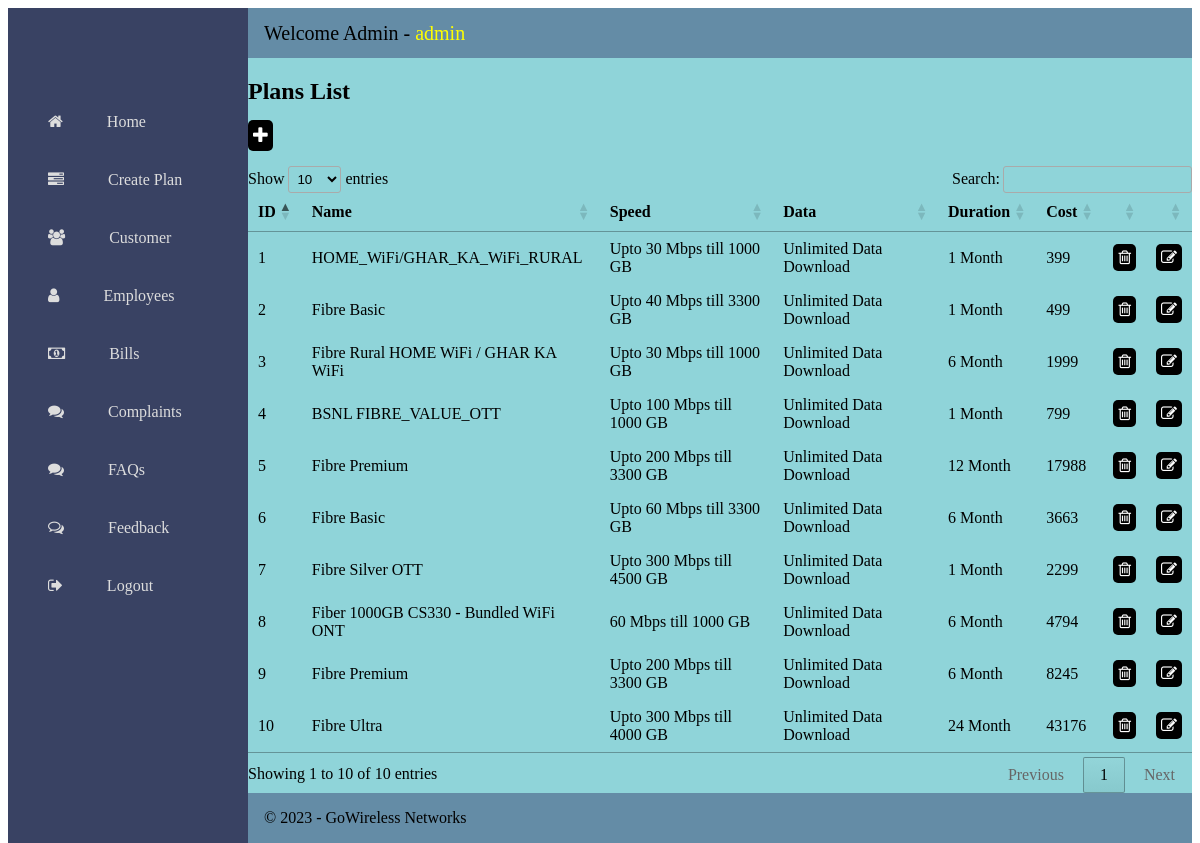
/create-plan.php (signed in), run on the app's committed database.
### tables this page shows
create table plans(
	plan_id int auto_increment primary key,
	plan_name varchar(100) not null,
	speed varchar(50) not null,
	data varchar(100) not null,
	duration varchar(50) not null,
	cost float not null
);

### create-plan.php (the view, shortened to what this page needs)
<!DOCTYPE html>
<html>
<head>
<link rel="stylesheet" href="css/admin-home.css"/>
	<link rel="stylesheet" href="https://cdn.datatables.net/1.10.22/css/jquery.dataTables.min.css" />
<link rel="stylesheet" href="https://cdnjs.cloudflare.com/ajax/libs/font-awesome/4.7.0/css/font-awesome.min.css">
</head>
<body>
	<div class="grid-container">
	  <header class="header">
	  	<div>Welcome Admin - <span style="color:yellow;"><?=$_SESSION["uname"]?></span></div>
	  </header>
	  <aside class="sidenav">
	    <ul class="sidenav__list">
	    	<li class="sidenav__list-item"><i class="fa fa-home"></i> <a href="admin-home.php">Home</a></li>
			<li class="sidenav__list-item"><i class="fa fa-tasks" aria-hidden="true"></i>
<a href="create-plan.php">Create Plan</a></li>
		    <li class="sidenav__list-item"><i class="fa fa-users" aria-hidden="true"></i>
 <a href="customer.php">Customer</a></li>
		    <li class="sidenav__list-item"><i class="fa fa-user" aria-hidden="true"></i> <a href="employee.php">Employees</a> </li>
		    <li class="sidenav__list-item"><i class="fa fa-money"></i> <a href="bill.php">Bills</a></li>
		    <li class="sidenav__list-item"><i class="fa fa-comments" aria-hidden="true"></i> <a href="complaints.php">Complaints</a></li>
		    <li class="sidenav__list-item"><i class="fa fa-comments" aria-hidden="true"></i> <a href="faqs.php">FAQs</a></li>		    <li class="sidenav__list-item"><i class="fa fa-comments-o" aria-hidden="true"></i> <a href="feedback.php">Feedback</a></li>
		    <li class="sidenav__list-item"><i class="fa fa-sign-out"></i> <a href="logout.php">Logout</a></li>
  		</ul>
	  </aside>
	  <main class="main">
<?php include "config.php"?>
<?php
	$rs = mysqli_query($con, "select * from plans order by plan_id");
?>
	  <div class="container">
	  <h2>Plans List</h2>
	  <h3><a href="add-plan.php" class="btn" title="Add Plan"><i class="fa fa-plus"></i></a></h3>
	<table id="tableID" style="width:100%" class="table table-striped sampleTable">
	<thead>
	<tr>
		<th>ID</th>
		<th>Name</th>
		<th>Speed</th>
		<th>Data</th>
		<th>Duration</th>
		<th>Cost</th>
		<th></th>
		<th></th>
	</tr>
	</thead>
	<tbody>
<?php
	while($row = mysqli_fetch_row($rs)){
?>
	<tr>
		<td><?=$row[0]?></td>
		<td><?=$row[1]?></td>
		<td><?=$row[2]?></td>
		<td><?=$row[3]?></td>
		<td><?=$row[4]?></td>
		<td><?=$row[5]?></td>
		<td><a href="delete-plan.php?pid=<?=$row[0]?>" class="btn" onclick="return confirm('Delete plan?')" title="Delete"><i class="fa fa-trash-o"></i></a></td>
		<td><a href="edit-plan.php?pid=<?=$row[0]?>" class="btn" title="Edit"><i class="fa fa-edit"></i></a></td>
	</tr>
<?php
	}
?>
	</tbody>
	</table>
</div>
	  </main>
	  <footer class="footer">
	    <div>&copy; <?=date('Y')?> - GoWireless Networks</div>
	  </footer>
	</div>
</body>
</html>

### css/admin-home.css (style rules this page uses)
.grid-container { display: grid; grid-template-columns: 240px 1fr; grid-template-rows: 50px 1fr 50px; grid-template-areas: "sidenav header" "sidenav main" "sidenav footer"; height: 100vh; }
.header { grid-area: header; background-color: #648ca6; display: flex; align-items: center; justify-content: space-between; padding: 0 16px; font-size: 20px; }
.sidenav { display: flex; flex-direction: column; grid-area: sidenav; background-color: #394263; }
.sidenav__list { padding: 0; margin-top: 85px; list-style-type: none; }
.sidenav__list-item { padding: 20px 20px 20px 40px; color: #ddd; }
.sidenav__list-item a { padding: 20px 20px 20px 40px; color: #ddd; text-decoration: none; }
.main { grid-area: main; background-color: #8fd4d9; }
.footer { grid-area: footer; background-color: #648ca6; display: flex; align-items: center; justify-content: space-between; padding: 0 16px; background-color: #648ca6; }

### create-plan.php (style rules this page uses)
.btn { text-decoration:none; padding: 5px; background: black; color: white; border-radius: 5px; }

### data on the page
plans: plan_id "1", plan_name "HOME_WiFi/GHAR_KA_WiFi_RURAL", speed "Upto 30 Mbps till 1000 GB", data "Unlimited Data Download", duration "1 Month", cost "399"
plans: plan_id "2", plan_name "Fibre Basic", speed "Upto 40 Mbps till 3300 GB", data "Unlimited Data Download", duration "1 Month", cost "499"
plans: plan_id "3", plan_name "Fibre Rural HOME WiFi / GHAR KA WiFi", speed "Upto 30 Mbps till 1000 GB", data "Unlimited Data Download", duration "6 Month", cost "1999"
plans: plan_id "4", plan_name "BSNL FIBRE_VALUE_OTT", speed "Upto 100 Mbps till 1000 GB", data "Unlimited Data Download", duration "1 Month", cost "799"
plans: plan_id "5", plan_name "Fibre Premium", speed "Upto 200 Mbps till 3300 GB", data "Unlimited Data Download", duration "12 Month", cost "17988"
plans: plan_id "6", plan_name "Fibre Basic", speed "Upto 60 Mbps till 3300 GB", data "Unlimited Data Download", duration "6 Month", cost "3663"
plans: plan_id "7", plan_name "Fibre Silver OTT", speed "Upto 300 Mbps till 4500 GB", data "Unlimited Data Download", duration "1 Month", cost "2299"
plans: plan_id "8", plan_name "Fiber 1000GB CS330 - Bundled WiFi ONT", speed "60 Mbps till 1000 GB", data "Unlimited Data Download", duration "6 Month", cost "4794"
plans: plan_id "9", plan_name "Fibre Premium", speed "Upto 200 Mbps till 3300 GB", data "Unlimited Data Download", duration "6 Month", cost "8245"
plans: plan_id "10", plan_name "Fibre Ultra", speed "Upto 300 Mbps till 4000 GB", data "Unlimited Data Download", duration "24 Month", cost "43176"

### other printed values
$_SESSION["uname"] "admin"
